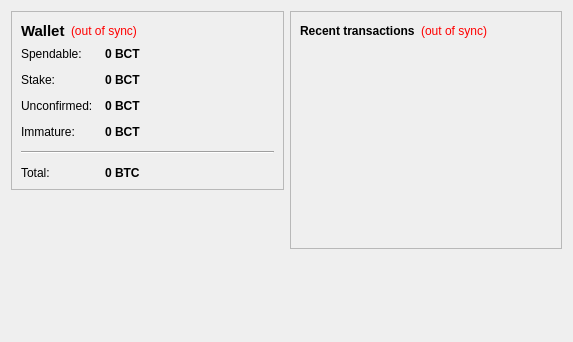
<?xml version="1.0" encoding="UTF-8"?>
<ui version="4.0">
 <class>OverviewPage</class>
 <widget class="QWidget" name="OverviewPage">
  <property name="geometry">
   <rect>
    <x>0</x>
    <y>0</y>
    <width>573</width>
    <height>342</height>
   </rect>
  </property>
  <property name="windowTitle">
   <string>Form</string>
  </property>
  <layout class="QHBoxLayout" name="horizontalLayout" stretch="1,1">
   <item>
    <layout class="QVBoxLayout" name="verticalLayout_2">
     <item>
      <widget class="QFrame" name="frame">
       <property name="frameShape">
        <enum>QFrame::StyledPanel</enum>
       </property>
       <property name="frameShadow">
        <enum>QFrame::Raised</enum>
       </property>
       <layout class="QVBoxLayout" name="verticalLayout_4">
        <item>
         <layout class="QHBoxLayout" name="horizontalLayout_4">
          <item>
           <widget class="QLabel" name="label_5">
            <property name="font">
             <font>
              <pointsize>11</pointsize>
              <weight>75</weight>
              <bold>true</bold>
             </font>
            </property>
            <property name="text">
             <string>Wallet</string>
            </property>
           </widget>
          </item>
          <item>
           <widget class="QLabel" name="labelWalletStatus">
            <property name="toolTip">
             <string>The displayed information may be out of date. Your wallet automatically synchronizes with the Bancoin network after a connection is established, but this process has not completed yet.</string>
            </property>
            <property name="styleSheet">
             <string notr="true">QLabel { color: red; }</string>
            </property>
            <property name="text">
             <string notr="true">(out of sync)</string>
            </property>
            <property name="alignment">
             <set>Qt::AlignLeading|Qt::AlignLeft|Qt::AlignVCenter</set>
            </property>
           </widget>
          </item>
          <item>
           <spacer name="horizontalSpacer_2">
            <property name="orientation">
             <enum>Qt::Horizontal</enum>
            </property>
            <property name="sizeHint" stdset="0">
             <size>
              <width>40</width>
              <height>20</height>
             </size>
            </property>
           </spacer>
          </item>
         </layout>
        </item>
        <item>
         <layout class="QFormLayout" name="formLayout_2">
          <property name="fieldGrowthPolicy">
           <enum>QFormLayout::AllNonFixedFieldsGrow</enum>
          </property>
          <property name="horizontalSpacing">
           <number>12</number>
          </property>
          <property name="verticalSpacing">
           <number>12</number>
          </property>
          <item row="0" column="0">
           <widget class="QLabel" name="label">
            <property name="text">
             <string>Spendable:</string>
            </property>
           </widget>
          </item>
          <item row="0" column="1">
           <widget class="QLabel" name="labelBalance">
            <property name="font">
             <font>
              <weight>75</weight>
              <bold>true</bold>
             </font>
            </property>
            <property name="cursor">
             <cursorShape>IBeamCursor</cursorShape>
            </property>
            <property name="toolTip">
             <string>Your current spendable balance</string>
            </property>
            <property name="text">
             <string notr="true">0 BCT</string>
            </property>
            <property name="textInteractionFlags">
             <set>Qt::LinksAccessibleByMouse|Qt::TextSelectableByKeyboard|Qt::TextSelectableByMouse</set>
            </property>
           </widget>
          </item>
          <item row="1" column="0">
           <widget class="QLabel" name="label_6">
            <property name="text">
             <string>Stake:</string>
            </property>
           </widget>
          </item>
          <item row="1" column="1">
           <widget class="QLabel" name="labelStake">
            <property name="font">
             <font>
              <weight>75</weight>
              <bold>true</bold>
             </font>
            </property>
            <property name="cursor">
             <cursorShape>IBeamCursor</cursorShape>
            </property>
            <property name="toolTip">
             <string>Total of coins that was staked, and do not yet count toward the current balance</string>
            </property>
            <property name="text">
             <string notr="true">0 BCT</string>
            </property>
            <property name="textInteractionFlags">
             <set>Qt::LinksAccessibleByMouse|Qt::TextSelectableByKeyboard|Qt::TextSelectableByMouse</set>
            </property>
           </widget>
          </item>
          <item row="2" column="0">
           <widget class="QLabel" name="label_3">
            <property name="text">
             <string>Unconfirmed:</string>
            </property>
           </widget>
          </item>
          <item row="2" column="1">
           <widget class="QLabel" name="labelUnconfirmed">
            <property name="font">
             <font>
              <weight>75</weight>
              <bold>true</bold>
             </font>
            </property>
            <property name="cursor">
             <cursorShape>IBeamCursor</cursorShape>
            </property>
            <property name="toolTip">
             <string>Total of transactions that have yet to be confirmed, and do not yet count toward the current balance</string>
            </property>
            <property name="text">
             <string notr="true">0 BCT</string>
            </property>
            <property name="textInteractionFlags">
             <set>Qt::LinksAccessibleByMouse|Qt::TextSelectableByKeyboard|Qt::TextSelectableByMouse</set>
            </property>
           </widget>
          </item>
          <item row="3" column="0">
           <widget class="QLabel" name="labelImmatureText">
            <property name="text">
             <string>Immature:</string>
            </property>
           </widget>
          </item>
          <item row="3" column="1">
           <widget class="QLabel" name="labelImmature">
            <property name="font">
             <font>
              <weight>75</weight>
              <bold>true</bold>
             </font>
            </property>
            <property name="toolTip">
             <string>Mined balance that has not yet matured</string>
            </property>
            <property name="text">
             <string notr="true">0 BCT</string>
            </property>
            <property name="textInteractionFlags">
             <set>Qt::LinksAccessibleByMouse|Qt::TextSelectableByKeyboard|Qt::TextSelectableByMouse</set>
            </property>
           </widget>
          </item>
          <item row="4" column="0" colspan="2">
           <widget class="Line" name="line">
            <property name="orientation">
             <enum>Qt::Horizontal</enum>
            </property>
           </widget>
          </item>
          <item row="5" column="0">
           <widget class="QLabel" name="labelTotalText">
            <property name="text">
             <string>Total:</string>
            </property>
           </widget>
          </item>
          <item row="5" column="1">
           <widget class="QLabel" name="labelTotal">
            <property name="font">
             <font>
              <weight>75</weight>
              <bold>true</bold>
             </font>
            </property>
            <property name="cursor">
             <cursorShape>IBeamCursor</cursorShape>
            </property>
            <property name="toolTip">
             <string>Your current total balance</string>
            </property>
            <property name="text">
             <string notr="true">0 BTC</string>
            </property>
            <property name="textInteractionFlags">
             <set>Qt::LinksAccessibleByMouse|Qt::TextSelectableByKeyboard|Qt::TextSelectableByMouse</set>
            </property>
           </widget>
          </item>
         </layout>
        </item>
       </layout>
      </widget>
     </item>
     <item>
      <spacer name="verticalSpacer">
       <property name="orientation">
        <enum>Qt::Vertical</enum>
       </property>
       <property name="sizeHint" stdset="0">
        <size>
         <width>20</width>
         <height>40</height>
        </size>
       </property>
      </spacer>
     </item>
     <item>
      <widget class="QLabel" name="label_2">
       <property name="text">
        <string/>
       </property>
       <property name="pixmap">
        <pixmap resource="../bitcoin.qrc">:/images/logo</pixmap>
       </property>
      </widget>
     </item>
    </layout>
   </item>
   <item>
    <layout class="QVBoxLayout" name="verticalLayout_3">
     <item>
      <widget class="QFrame" name="frame_2">
       <property name="frameShape">
        <enum>QFrame::StyledPanel</enum>
       </property>
       <property name="frameShadow">
        <enum>QFrame::Raised</enum>
       </property>
       <layout class="QVBoxLayout" name="verticalLayout">
        <item>
         <layout class="QHBoxLayout" name="horizontalLayout_2">
          <item>
           <widget class="QLabel" name="label_4">
            <property name="text">
             <string>&lt;b&gt;Recent transactions&lt;/b&gt;</string>
            </property>
           </widget>
          </item>
          <item>
           <widget class="QLabel" name="labelTransactionsStatus">
            <property name="toolTip">
             <string>The displayed information may be out of date. Your wallet automatically synchronizes with the Bancoin network after a connection is established, but this process has not completed yet.</string>
            </property>
            <property name="styleSheet">
             <string notr="true">QLabel { color: red; }</string>
            </property>
            <property name="text">
             <string notr="true">(out of sync)</string>
            </property>
            <property name="alignment">
             <set>Qt::AlignRight|Qt::AlignTrailing|Qt::AlignVCenter</set>
            </property>
           </widget>
          </item>
          <item>
           <spacer name="horizontalSpacer">
            <property name="orientation">
             <enum>Qt::Horizontal</enum>
            </property>
            <property name="sizeHint" stdset="0">
             <size>
              <width>40</width>
              <height>20</height>
             </size>
            </property>
           </spacer>
          </item>
         </layout>
        </item>
        <item>
         <widget class="QListView" name="listTransactions">
          <property name="styleSheet">
           <string notr="true">QListView { background: transparent; }</string>
          </property>
          <property name="frameShape">
           <enum>QFrame::NoFrame</enum>
          </property>
          <property name="verticalScrollBarPolicy">
           <enum>Qt::ScrollBarAlwaysOff</enum>
          </property>
          <property name="horizontalScrollBarPolicy">
           <enum>Qt::ScrollBarAlwaysOff</enum>
          </property>
          <property name="selectionMode">
           <enum>QAbstractItemView::NoSelection</enum>
          </property>
         </widget>
        </item>
       </layout>
      </widget>
     </item>
     <item>
      <spacer name="verticalSpacer_2">
       <property name="orientation">
        <enum>Qt::Vertical</enum>
       </property>
       <property name="sizeHint" stdset="0">
        <size>
         <width>20</width>
         <height>40</height>
        </size>
       </property>
      </spacer>
     </item>
    </layout>
   </item>
  </layout>
 </widget>
 <resources>
  <include location="../bitcoin.qrc"/>
 </resources>
 <connections/>
</ui>
